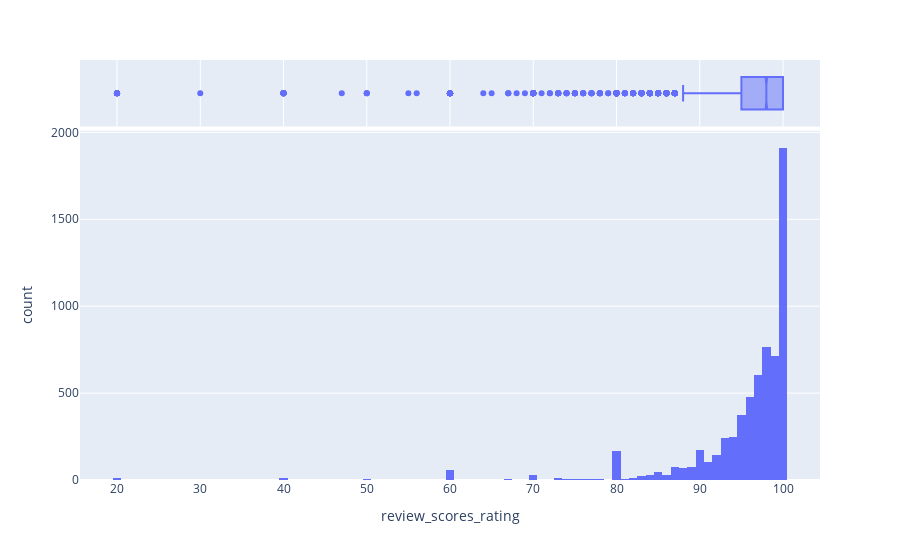

The code cell stored with this chart in its notebook:
### Markdown cell above
Le prof veut qu'on fasse de la clssification et pas de la regression, il faut choisir les categories de la variable Y

### Code cell
px.histogram(data, x = meta['y'], marginal="box").show()

### Figure 1 — Plotly figure (JSON) as saved in the notebook; plotly's stock layout.template omitted (floating-point values rounded to 4 significant figures; data arrays with more than 128 entries replaced by an {"elided": "..."} marker saying what was removed)
{"data": [{"alignmentgroup": "True", "bingroup": "x", "hoverlabel": {"namelength": 0}, "hovertemplate": "review_scores_rating=%{x}<br>count=%{y}", "legendgroup": "", "marker": {"color": "#636efa"}, "name": "", "offsetgroup": "", "orientation": "v", "showlegend": false, "type": "histogram", "x": {"elided": "6452 int values"}, "xaxis": "x", "yaxis": "y"}, {"alignmentgroup": "True", "hoverlabel": {"namelength": 0}, "hovertemplate": "review_scores_rating=%{x}", "legendgroup": "", "marker": {"color": "#636efa"}, "name": "", "notched": true, "offsetgroup": "", "showlegend": false, "type": "box", "x": {"elided": "6452 int values"}, "xaxis": "x2", "yaxis": "y2"}], "layout": {"barmode": "relative", "legend": {"tracegroupgap": 0}, "margin": {"t": 60}, "xaxis": {"anchor": "y", "domain": [0, 1], "title": {"text": "review_scores_rating"}}, "xaxis2": {"anchor": "y2", "domain": [0, 1], "matches": "x", "showgrid": true, "showticklabels": false}, "yaxis": {"anchor": "x", "domain": [0, 0.8316], "title": {"text": "count"}}, "yaxis2": {"anchor": "x2", "domain": [0.8416, 1], "matches": "y2", "showgrid": false, "showline": false, "showticklabels": false, "ticks": ""}}}
